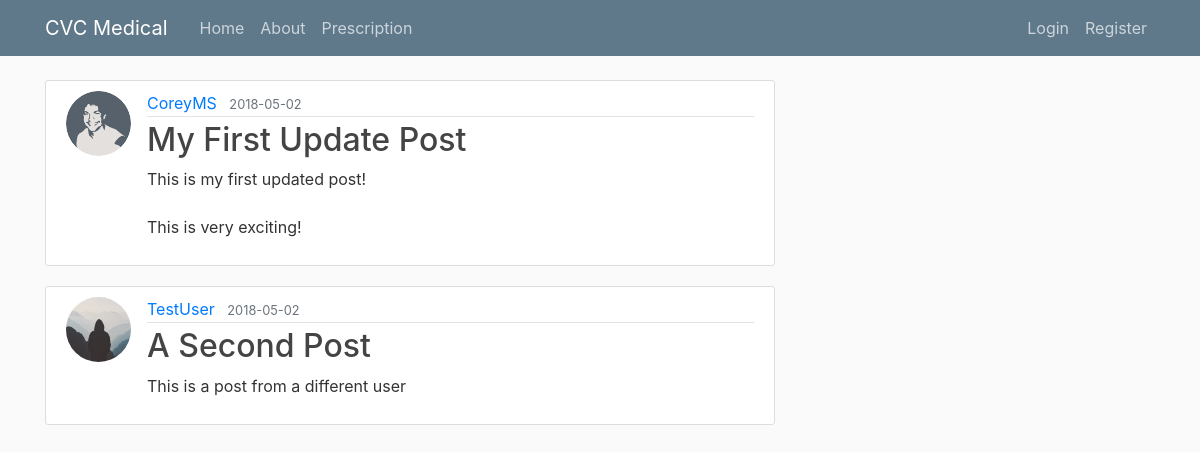
The page /home on the database its author committed.
### flaskblog/models.py (models this page shows, shortened)
class Post(db.Model):
    id = db.Column(db.Integer, primary_key=True)
    title = db.Column(db.String(100), nullable=False)
    date_posted = db.Column(db.DateTime, nullable=False, default=datetime.utcnow)
    content = db.Column(db.Text, nullable=False)
    user_id = db.Column(db.Integer, db.ForeignKey('user.id'), nullable=False)

class User(db.Model, UserMixin):
    id = db.Column(db.Integer, primary_key=True)
    username = db.Column(db.String(20), unique=True, nullable=False)
    email = db.Column(db.String(120), unique=True, nullable=False)
    image_file = db.Column(db.String(20), nullable=False, default='default.jpg')
    password = db.Column(db.String(60), nullable=False)
    posts = db.relationship('Post', backref='author', lazy=True)

### flaskblog/routes.py (the view)
@app.route("/")
@app.route("/home")
def home():
    posts = Post.query.all()
    return render_template('home.html', posts=posts)

### flaskblog/templates/home.html
{% extends "layout.html" %}
{% block content %}
    {% for post in posts %}
        <article class="media content-section">
          <img class="rounded-circle article-img" src="{{ url_for('static', filename='profile_pics/' + post.author.image_file) }}">
          <div class="media-body">
            <div class="article-metadata">
              <a class="mr-2" href="#">{{ post.author.username }}</a>
              <small class="text-muted">{{ post.date_posted.strftime('%Y-%m-%d') }}</small>
            </div>
            <h2><a class="article-title" href="{{ url_for('post', post_id=post.id) }}">{{ post.title }}</a></h2>
            <p class="article-content">{{ post.content }}</p>
          </div>
        </article>
    {% endfor %}
{% endblock content %}

### flaskblog/templates/layout.html (shortened to what this page needs)
<!DOCTYPE html>
<html>
<head>
    <link rel="stylesheet" href="https://maxcdn.bootstrapcdn.com/bootstrap/4.0.0/css/bootstrap.min.css">
    <link rel="stylesheet" type="text/css" href="{{ url_for('static', filename='main.css') }}">
</head>
<body>
    <header class="site-header">
      <nav class="navbar navbar-expand-md navbar-dark bg-steel fixed-top">
        <div class="container">
          <a class="navbar-brand mr-4" href="/">CVC Medical</a>
          <div class="collapse navbar-collapse" id="navbarToggle">
            <div class="navbar-nav mr-auto">
              <a class="nav-item nav-link" href="{{ url_for('home') }}">Home</a>
              <a class="nav-item nav-link" href="{{ url_for('about') }}">About</a>
              <a class="nav-item nav-link" href="{{ url_for('about') }}">Prescription</a>
            </div>
            <div class="navbar-nav">
              {% if current_user.is_authenticated %}
                <a class="nav-item nav-link" href="{{ url_for('new_post') }}">New Appointment</a>
                <a class="nav-item nav-link" href="{{ url_for('account') }}">Account</a>
                <a class="nav-item nav-link" href="{{ url_for('logout') }}">Logout</a>
              {% else %}
                <a class="nav-item nav-link" href="{{ url_for('login') }}">Login</a>
                <a class="nav-item nav-link" href="{{ url_for('register') }}">Register</a>
              {% endif %}
            </div>
          </div>
        </div>
      </nav>
    </header>
    <main role="main" class="container">
      <div class="row">
        <div class="col-md-8">
          {% block content %}{% endblock %}
        </div>
        </div>
    </main>
</body>
</html>

### flaskblog/static/main.css (style rules this page uses)
body { background: #fafafa; color: #333333; margin-top: 5rem; }
h1, h2, h3, h4, h5, h6 { color: #444444; }
.bg-steel { background-color: #5f788a; }
.site-header .navbar-nav .nav-link { color: #cbd5db; }
.content-section { background: #ffffff; padding: 10px 20px; border: 1px solid #dddddd; border-radius: 3px; margin-bottom: 20px; }
.article-title { color: #444444; }
.article-content { white-space: pre-line; }
.article-img { height: 65px; width: 65px; margin-right: 16px; }
.article-metadata { padding-bottom: 1px; margin-bottom: 4px; border-bottom: 1px solid #e3e3e3 }

### rows shown on the page
Post: image_file (picture), author.username "CoreyMS", date_posted "2018-05-02", title "My First Update Post", content "This is my first updated post! This is very exciting!"
Post: image_file (placeholder picture), author.username "TestUser", date_posted "2018-05-02", title "A Second Post", content "This is a post from a different user"
